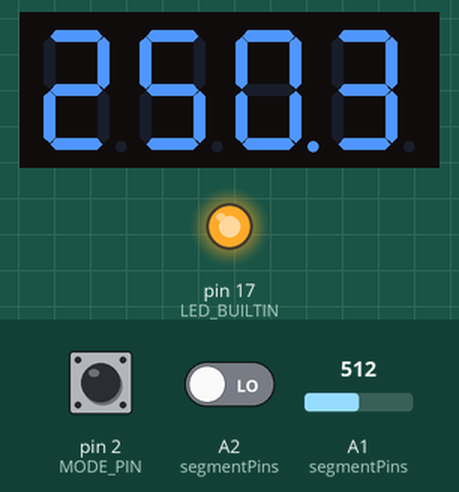
Bench run of a sketch on a simulated SparkFun Pro Micro, built with avr-gcc and run on an emulated ATmega32U4. Parts: 4-digit seven-segment display, output pins drawn as LEDs (lit = HIGH). Dashed ring = blinking. The test bench sets the inputs (shaded band); at power-on: A2 (segmentPins) LOW, A1 (segmentPins) = 512, pin 2 (MODE_PIN) HIGH. EEPROM starts erased.

Above: at 2.9 s.
3.0 s: A2 (segmentPins) driven HIGH
At 3.4 s:
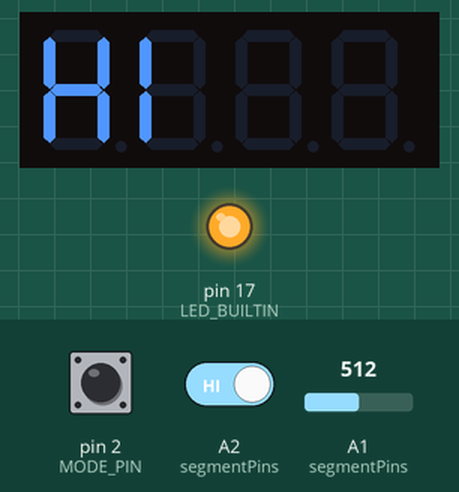
10.5 s: A1 (segmentPins) set to 716
At 12.3 s:
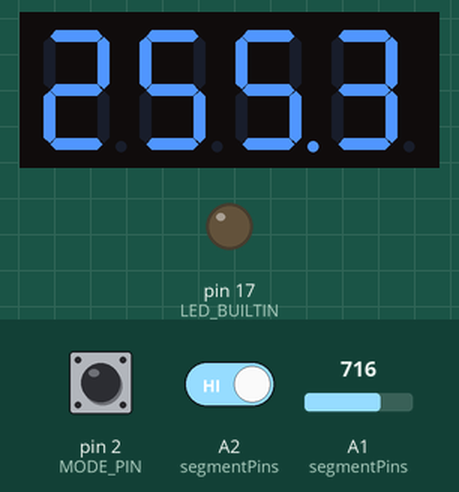
14.5 s: A1 (segmentPins) set to 900
At 16.3 s:
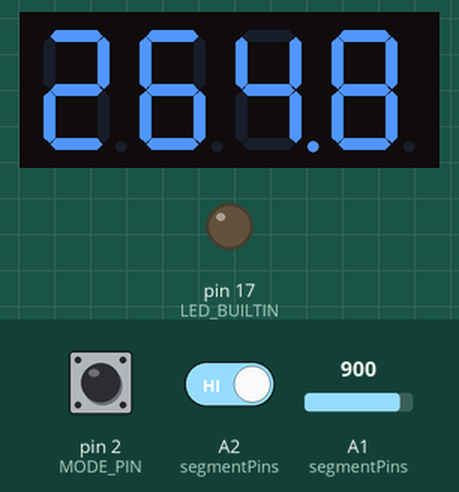
17.0 s: A2 (segmentPins) driven LOW
At 19.9 s:
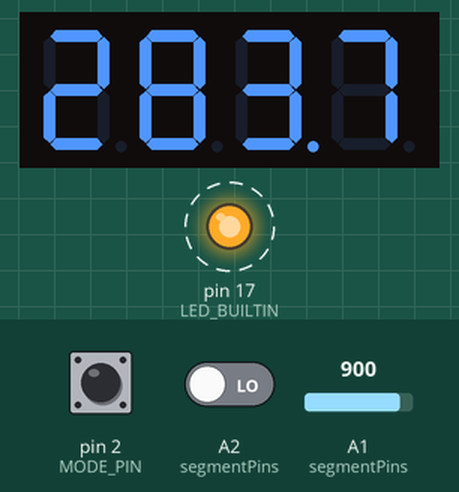
21.5 s: A1 (segmentPins) set to 1023
At 21.77 s:
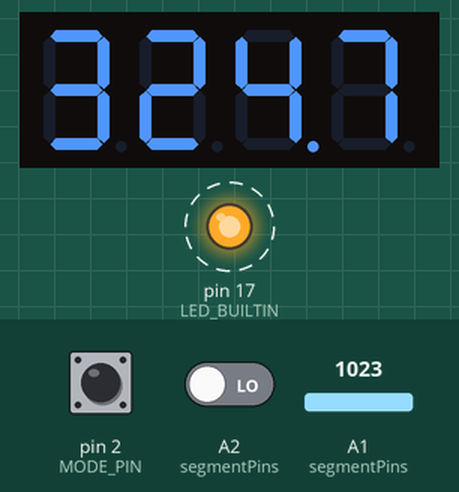
Timing chart, 0 to 24.0 s (numbered marks = the images above; inputs shaded):
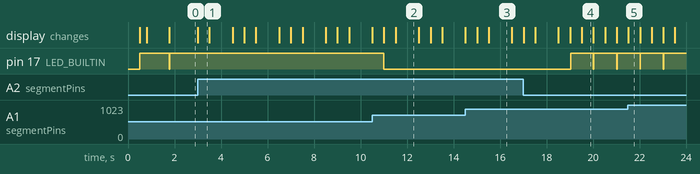

The sketch:

arduino_thermometer.ino
```cpp
/* The output of the LM 35 is 10 mV (0.01 volts) per degree Celsius */
#include <avr/pgmspace.h>
#include <EEPROM.h>

#ifdef TXLED0 // Macro only in Pro Micro/Fio board definition, used to detect board type.
  #define PRO_MICRO // Sparkfun Pro Micro, else Genuino/Arduino Micro
#endif

#ifdef PRO_MICRO
  #define LED_BUILTIN 17
  #define SENSE_PIN A1
#else
  #define SENSE_PIN A0
#endif

#define MODE_PIN 2 // Pullup, only used during startup and then turned off.

#ifdef PRO_MICRO
  #define DISPLAY_PIN A2 // Used to toggle display of hi/lo after startup and to reset eeprom
#endif

#ifndef PRO_MICRO
  // I broke the USB port on my pro micro, so no serial :(
  #define ENABLE_SERIAL
#endif

// How often to poll temp sensor, in milliseconds
#define NORMAL_SENSOR_POLL_TIME 5000
#define FAST_SENSOR_POLL_TIME 500 // read faster when temp average changes between reading
uint16_t sensorPollTime = NORMAL_SENSOR_POLL_TIME; // max 65,535ms between readings

#define CELCIUS HIGH
#define FAHRENHEIT LOW
byte scale = CELCIUS; // CELCIUS or FAHRENHEIT

const byte numDigits = 4;
const byte digitPins[] = {3, 4, 5, 6}; // disp 6 8 9 12
#ifdef PRO_MICRO
// const byte segmentPins[] = {8, 15, A0, 10, 16, 7, 9, 14}; // disp: 11 5 7 1 2 3 4 10
const byte segmentPins[] = {8, 9, 15, 16, 10, 7, A0, 14}; // disp: 11 5 7 1 2 3 4 10
                         // A  C  B   D   E   F  G   H

                         // 7   10  A0  16  9    14   15  8
                         // F   E   G   D   C    H    B   A
                         //  AAAA          0000
                         // F    B        5    1
                         // F    B        5    1
                         //  GGGG          6666
                         // E    C        4    2
                         // E    C        4    2        (Segment H is often called
                         //  DDDD  H       3333  7      DP, for Decimal Point)

#else // Arduino/Genuino Micro
  const byte segmentPins[] = {8, A5, 10, A1, A2, A3, A4, 7};
#endif

// #define TEST_PATTERN // show test patterns on display, not temperature
#ifdef TEST_PATTERN
  // Bit-segment mapping:  0bHGFEDCBA
  byte testData[4] = { 0b11111111, 0b11001001, 0b00110110, 0b00011011 };
#endif

#define LOOP_DELAY 2

#define LED_COUNTER_VALUE 10 // How long the LED_BUILTIN stays lit after reading temp sensor
uint8_t ledCounter = LED_COUNTER_VALUE;
boolean ledState = LOW;
#ifdef PRO_MICRO
  /* Alternate the blinking of the LEDs between TX and RX.
     LOW == RX, HIGH == TX */
  boolean currentLed = LOW;
#endif

unsigned long timer = 0; // will be reset every loop()
unsigned long current = millis();

#define AVERAGE_COUNT 20
float temperatures[AVERAGE_COUNT];
uint8_t averageTempPosition = 0;
float previousAverageTemperature;

// https://provideyourown.com/2012/secret-arduino-voltmeter-measure-battery-voltage/
float readVcc() {
  // Read 1.1V reference against AVcc
  // set the reference to Vcc and the measurement to the internal 1.1V reference
  #if defined(__AVR_ATmega32U4__) || defined(__AVR_ATmega1280__) || defined(__AVR_ATmega2560__)
    ADMUX = _BV(REFS0) | _BV(MUX4) | _BV(MUX3) | _BV(MUX2) | _BV(MUX1);
  #elif defined (__AVR_ATtiny24__) || defined(__AVR_ATtiny44__) || defined(__AVR_ATtiny84__)
    ADMUX = _BV(MUX5) | _BV(MUX0);
  #elif defined (__AVR_ATtiny25__) || defined(__AVR_ATtiny45__) || defined(__AVR_ATtiny85__)
    ADMUX = _BV(MUX3) | _BV(MUX2);
  #else
    ADMUX = _BV(REFS0) | _BV(MUX3) | _BV(MUX2) | _BV(MUX1);
  #endif

  delay(2); // Wait for Vref to settle
  ADCSRA |= _BV(ADSC); // Start conversion
  while (bit_is_set(ADCSRA,ADSC)); // measuring

  uint8_t low  = ADCL; // must read ADCL first - it then locks ADCH
  uint8_t high = ADCH; // unlocks both

  long result = (high<<8) | low;

  result = 1125300L / result; // Calculate Vcc (in mV); 1125300 = 1.1*1023*1000
  // return result; // Vcc in millivolts
  return float(result)/1000; // Vcc in volts
}

float vcc;
#define VCC_READ_COUNT 10
uint8_t vccReadCounter = VCC_READ_COUNT;

#include "SevSeg.h"
SevSeg sevseg; //Initiate a seven segment controller object

void waitAndRefreshDisplay(uint16_t ms) {
  current = millis();
  while (millis() < (current + ms)) {
    sevseg.refreshDisplay(); // Must run repeatedly
    delay(1);
  }
}

void setCharsAndWait(char str[], uint16_t ms) {
  sevseg.setChars(str);
  waitAndRefreshDisplay(ms);
}

void setFloatAndWait(float numToShow, char decPlaces, uint16_t ms) {
  sevseg.setNumber(numToShow, decPlaces);
  waitAndRefreshDisplay(ms);
}

void blankAndWait(uint16_t ms) {
  sevseg.blank();
  waitAndRefreshDisplay(ms);
}

// #define SHOW_VERSION_ON_STARTUP
const uint8_t eepromVersion = 8;
#define DEFAULT_LOWEST_TEMP 155.0
#define DEFAULT_HIGHEST_TEMP -55.0
struct Settings {
  uint8_t version;
  float lowestTemp;
  float highestTemp;

} settings;

boolean eepromWasReset = false;

void setup() {
  delay(500);

  #ifdef ENABLE_SERIAL
    Serial.begin(9600);
  #endif

  pinMode(SENSE_PIN, INPUT);
  pinMode(LED_BUILTIN, OUTPUT);
  pinMode(DISPLAY_PIN, INPUT);

  ledOff();

  pinMode(MODE_PIN, INPUT_PULLUP);
  scale = digitalRead(MODE_PIN);
  pinMode(MODE_PIN, INPUT); // don't need it any more, turn off pullup to save power

  sevseg.begin(COMMON_CATHODE, numDigits, digitPins, segmentPins);

  EEPROM.get(0, settings);
  #ifdef SHOW_VERSION_ON_STARTUP
    setCharsAndWait("VERS", 500);
    sevseg.setNumber(settings.version);
    waitAndRefreshDisplay(1000);
  #endif

  if ((settings.version != eepromVersion) || (digitalRead(DISPLAY_PIN) == HIGH)) {
    eepromWasReset = true;
    setCharsAndWait("RSET", 250);
    settings.version = eepromVersion;
    settings.lowestTemp = DEFAULT_LOWEST_TEMP;
    settings.highestTemp = DEFAULT_HIGHEST_TEMP;
    EEPROM.put(0, settings);
  }

  /* Show scale on display for 1 second or SENSOR_POLL_TIME, whichever is greater
     <blank> <degree sign> <letter/blank> <blank> */
  uint8_t scaleDisplay[numDigits] = { B00000000, B01100011, B00000000, B00000000 };
  if (scale == LOW) {
    // "F"
    scaleDisplay[2] = B01110001;
  } else {
    // "C"
    scaleDisplay[2] = B00111001;
  }
  sevseg.setSegments(scaleDisplay);
  waitAndRefreshDisplay(1000);

  if (!eepromWasReset) {
    showHiAndLo();
  }

  // set current vcc
  vcc = readVcc();

  // Prefill the average array
  float initialTemperature = currentTemperatureReading();
  #ifdef ENABLE_SERIAL
    Serial.print(F("Initial: "));
    Serial.println(initialTemperature);
  #endif
  for (uint8_t i = 0; i < AVERAGE_COUNT;i++) {
    temperatures[i] = initialTemperature;
  }
  previousAverageTemperature = initialTemperature;

}

void showHiAndLo() {
  setCharsAndWait("HI", 500);
  setFloatAndWait(convertedTemperature(settings.highestTemp), 1, 1000);
  blankAndWait(500);

  setCharsAndWait("LO", 500);
  setFloatAndWait(convertedTemperature(settings.lowestTemp), 1, 1000);
  blankAndWait(500);
}

void ledOn() {
  #ifdef PRO_MICRO
    if (currentLed == HIGH) {
      digitalWrite(LED_BUILTIN, LOW);
    } else {
      TXLED1;
    }
  #else
    digitalWrite(LED_BUILTIN, HIGH);
  #endif
  ledState = HIGH;
  ledCounter = LED_COUNTER_VALUE;
}

void ledOff() {
  #ifdef PRO_MICRO
    TXLED0;
    digitalWrite(LED_BUILTIN, HIGH); // RX LED is active low
    currentLed = !currentLed;
  #else
    digitalWrite(LED_BUILTIN, LOW);
  #endif
  ledState = LOW;
  ledCounter = 0;
}

float currentTemperatureReading() {
  ledOn();

  float voltage = analogRead(SENSE_PIN) * (vcc / 1023.0);
  /* The output of the LM 35 is 10 mV (0.01 volts) per degree Celsius.
     Multiplying the analogRead voltage by 100 turns 0.251 to 25.1. */
  return voltage*100;
}

#define EEPROM_CHECK_TIME 60000
// #define SAVE_HI_LO_ON_STARTUP
#ifdef SAVE_HI_LO_ON_STARTUP
  unsigned long lastEepromSave = millis() - EEPROM_CHECK_TIME;
#else
  unsigned long lastEepromSave = millis();
#endif
// #define SHOW_EEPROM_STATUS // show eeprom save/yep/nope messages

void loop() {
  current = millis();
  if ((current > (timer + sensorPollTime)) || timer == 0) {
    float temperature = currentTemperatureReading();

    // Add current reading to temperature array
    averageTempPosition++;
    if (averageTempPosition >= AVERAGE_COUNT) {
      averageTempPosition = 0;
    }
    temperatures[averageTempPosition] = temperature;

    // Average all
    float averageTemperatureTotal = 0;
    for (uint8_t i = 0; i < AVERAGE_COUNT;i++) {
      averageTemperatureTotal += temperatures[i];
    }
    float averageTemperature = averageTemperatureTotal / AVERAGE_COUNT;

    #ifdef ENABLE_SERIAL
      Serial.print(F("VCC: "));
      Serial.print(vcc);
      Serial.print(F(" Instantaneous Temp: "));
      Serial.print(temperature);
      Serial.print(F(", Average Temp: "));
      Serial.print(averageTemperature);
      Serial.print(F("C"));
    #endif

    if (previousAverageTemperature == averageTemperature) {
      sensorPollTime = NORMAL_SENSOR_POLL_TIME;
    } else {
      sensorPollTime = FAST_SENSOR_POLL_TIME;
    }

    previousAverageTemperature = averageTemperature;

    if (averageTemperature > settings.highestTemp)
      settings.highestTemp = averageTemperature;

    if (averageTemperature < settings.lowestTemp)
      settings.lowestTemp = averageTemperature;

    if (current > (lastEepromSave + EEPROM_CHECK_TIME)) {
      #ifdef SHOW_EEPROM_STATUS
        setCharsAndWait("SAVE", 100);
      #endif
      Settings existingSettings;
      EEPROM.get(0, existingSettings);
      if ((settings.highestTemp != existingSettings.highestTemp) ||
          (settings.lowestTemp != existingSettings.lowestTemp)) {
        #ifdef SHOW_EEPROM_STATUS
          setCharsAndWait("YEP", 250);
        #endif
        EEPROM.put(0, settings);
      } else {
        #ifdef SHOW_EEPROM_STATUS
          setCharsAndWait("NOPE", 250);
        #endif
      }
      lastEepromSave = current;
    }

    #ifdef TEST_PATTERN
      sevseg.setSegments(testData);
    #else
      sevseg.setNumber(convertedTemperature(averageTemperature), 1);
    #endif

    timer = current;

    vccReadCounter--;
    if (vccReadCounter <= 0) {
      #ifdef ENABLE_SERIAL
        Serial.println("Updating VCC");
      #endif
      vcc = readVcc();
      vccReadCounter = VCC_READ_COUNT;
    }

  } else {
    // place delay this way so we don't get display flicker when above runs
    delay(LOOP_DELAY);
  }

  if (ledCounter > 0) {
    ledCounter--;
  }

  if ((ledCounter <= 0) && (ledState == HIGH)) {
    ledOff();
  }

  if (digitalRead(DISPLAY_PIN) == HIGH) {
    showHiAndLo();
  }

  sevseg.refreshDisplay(); // Must run repeatedly
}

float convertedTemperature(float celcius) {
  if (scale == FAHRENHEIT) {
    float fahrenheit = (celcius * 1.8) + 32;
    #ifdef ENABLE_SERIAL
      Serial.print(F(" "));
      Serial.print(fahrenheit);
      Serial.print(F("F"));
      Serial.println("");
    #endif
    return fahrenheit;
  } else {
    #ifdef ENABLE_SERIAL
      Serial.println("");
    #endif
    return celcius;
  }

}
```

Measured:
- after the input at 3.0 s, pin 17 (LED_BUILTIN): stays HIGH (without the input it goes to LOW after 4.3 s); the display: changes at once (image 1)
- after the input at 17.0 s, pin 17 (LED_BUILTIN): alternates HIGH for 0.98 s and LOW for 0.02 s, starting after 2.0 s
- what the display in image 1 shows lasts 0.5 s, from 3.0 s to 3.5 s
- what the display in image 2 shows lasts 1.0 s, from 11.5 s to 12.5 s
